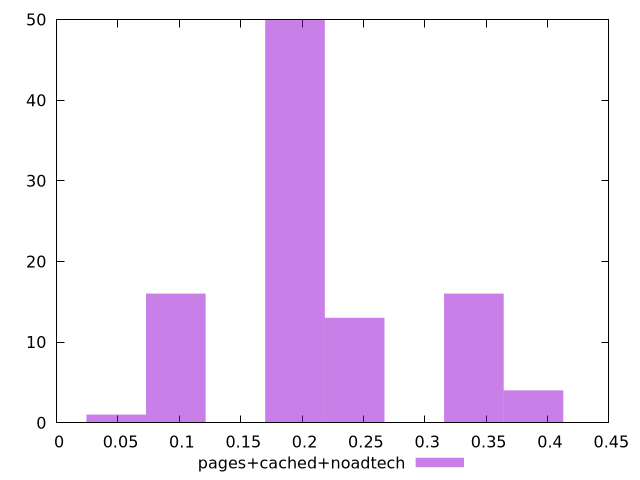

Reproduce this figure in gnuplot.
$_pagesCachedNoadtech <<EOF
0.1942748332463805 50
0.09713741662319025 16
0.3399809581811659 16
0.24284354155797563 13
0.388549666492761 4
0.04856870831159513 1
EOF
set key outside below
set terminal pngcairo
set output "report_00006_2020-11-02T20-21-41.718Z/cumulative-layout-shift/pages+cached+noadtech//raw_hist.png"
set yrange [0:50]
set boxwidth 0.04856870831159513
set style fill transparent solid 0.5 noborder
plot $_pagesCachedNoadtech title "pages+cached+noadtech" with boxes ,
